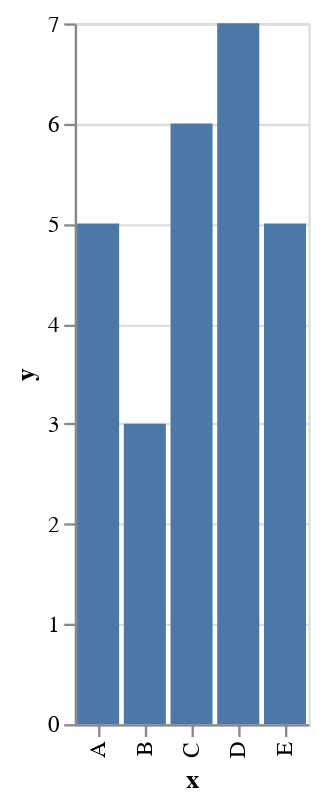

This figure's notebook cell:
### Code cell
data = alt.Data(values=[{'x':'A','y':5},
                       {'x':'B','y':3},
                       {'x':'C','y':6},
                       {'x':'D','y':7},
                       {'x':'E','y':5}])
alt.Chart(data).mark_bar().encode(
x='x:O',
y='y:Q')

### Figure 1 — Vega-Lite specification as saved in the notebook (floating-point values rounded to 4 significant figures)
{"config": {"view": {"continuousWidth": 400, "continuousHeight": 300}}, "data": {"values": [{"x": "A", "y": 5}, {"x": "B", "y": 3}, {"x": "C", "y": 6}, {"x": "D", "y": 7}, {"x": "E", "y": 5}]}, "mark": "bar", "encoding": {"x": {"field": "x", "type": "ordinal"}, "y": {"field": "y", "type": "quantitative"}}, "$schema": "https://vega.github.io/schema/vega-lite/v4.17.0.json"}
